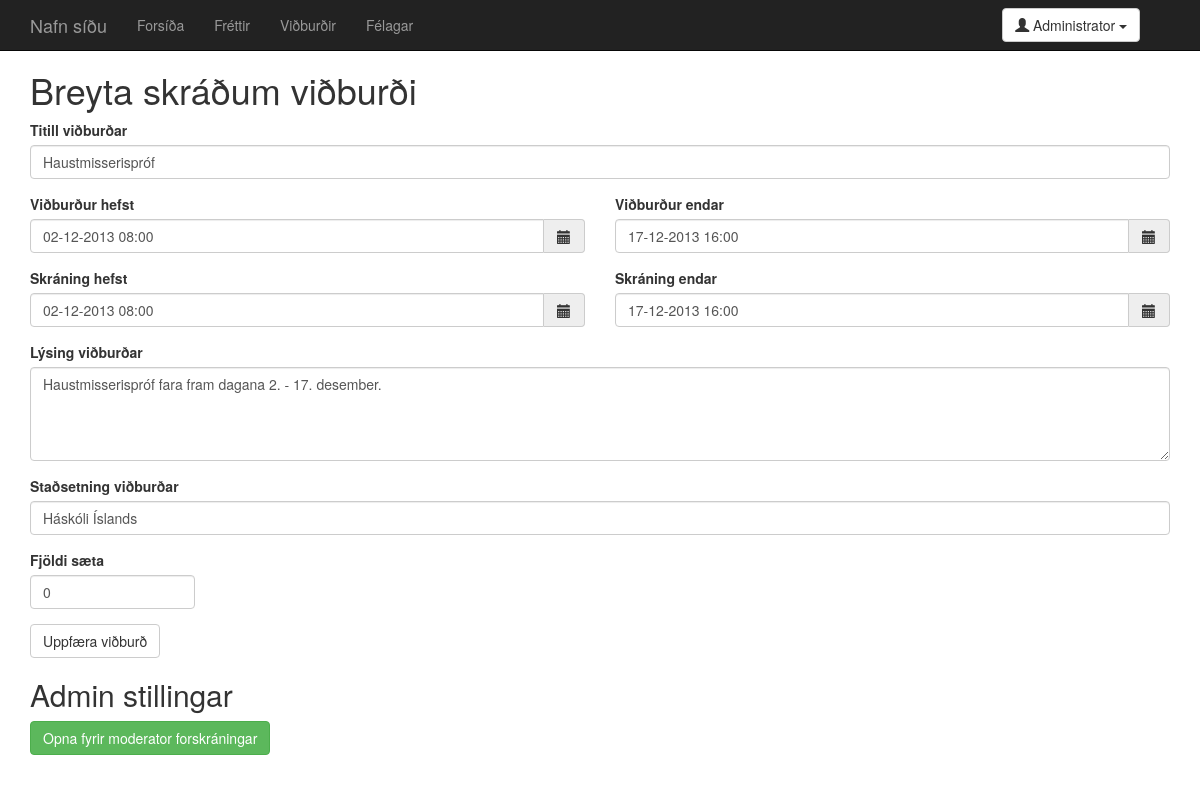
Page /event.change.php?id=1 (signed in) on the earlier database version.
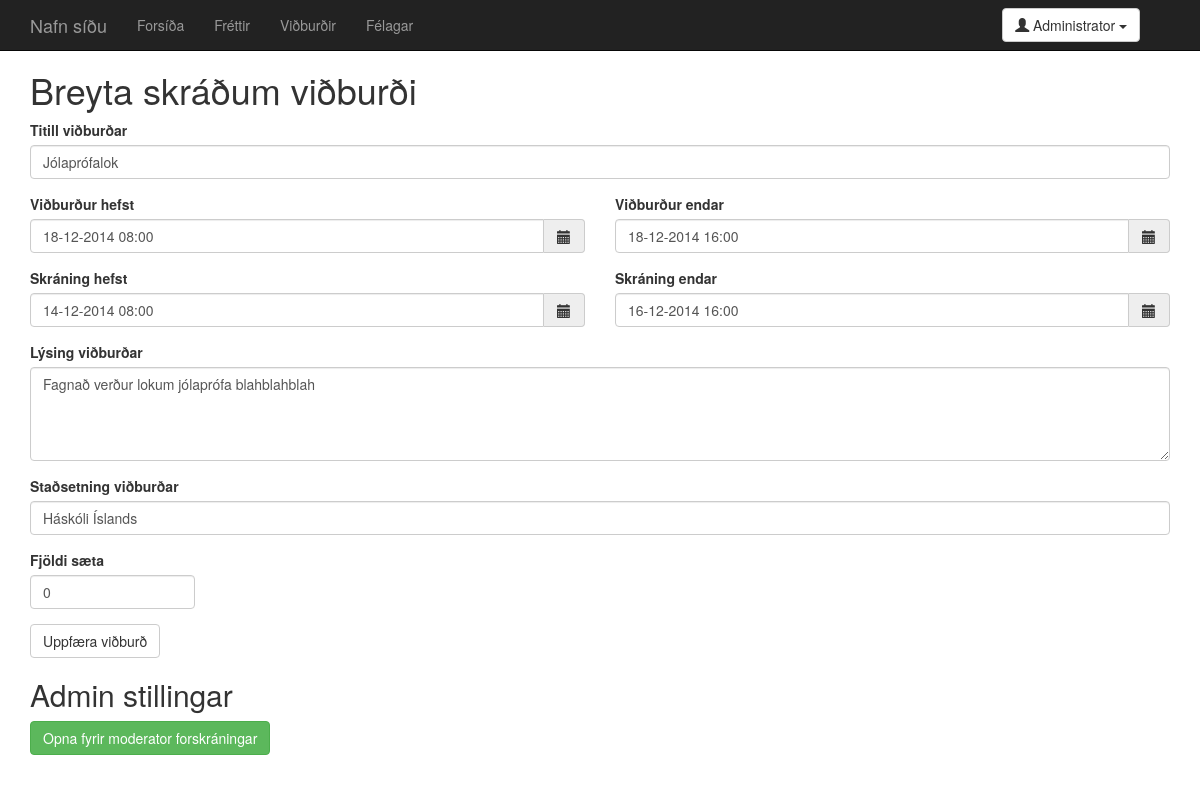
Same page on the later database version.
### tables this page shows
CREATE TABLE 'users' (
  'user_id' integer NOT NULL,
  'name' text,
  'post' text NOT NULL UNIQUE,
  'pass' text,
  'privileges' integer,
  'phone_nr' text,
  PRIMARY KEY ('user_id')
);

CREATE TABLE 'events' (
  'event_id' integer NOT NULL,
  'title' text,
  'start' integer,
  'end' integer,
  'registration_start' integer,
  'registration_end' integer,
  'description' text,
  'location' text,
  'seats' integer,
  'date_created' integer,
  'date_edited' integer,
  'creator' integer,
  'last_editor' integer,
  'open_mod_registration' integer,
  PRIMARY KEY ('event_id')
);

### php/config.php (called while the page is built, shortened)
<?php
$website_name = "Nafn síðu";
?>

### php/session_setup.php (called while the page is built, shortened)
<?php
if (isset($_SESSION["loggedin_user"])) {
  $session_user = $_SESSION["loggedin_user"];
  $query = $db->prepare("SELECT name,post,pass,privileges,user_id FROM users WHERE post=:post;");
  $query->execute(array('post' => $session_user));
  $result = $query->fetchAll();
  if (!empty($result)) {
    $result = $result[0];
    $user_name = $result["name"];
  }
  else {
    define("USER_LOGGEDIN", FALSE);
  }
}
else {
  define("USER_LOGGEDIN", FALSE);
}
?>

### php/head.php (called while the page is built, shortened)
<?php
require_once "php/config.php";
require_once "php/db_login.php";
require_once "php/utils.php";
require_once "php/session_setup.php";
?>

### php/utils.php (called while the page is built, shortened)
<?php
function intGET($name) {
  if (filter_has_var(INPUT_GET, $name) !== False && filter_input(INPUT_GET, $name, FILTER_VALIDATE_INT) !== False) {
    return filter_input(INPUT_GET, $name, FILTER_SANITIZE_NUMBER_INT);
  }
  return 0;
}
?>

### event.change.php (the view, shortened to what this page needs)
<?php
require_once "php/head.php";
$event_id = intGET("id");
$query = $db->prepare("SELECT title,start,end,registration_start,registration_end,description,location,seats,open_mod_registration FROM events WHERE event_id = :event_id;");
$query->execute(array('event_id' => $event_id));
$event_result = $query->fetchAll();
$row_data = $event_result[0];
$title = $row_data["title"];
$start = intval($row_data["start"]);
$start_string = date("d-m-Y H:i",$start);
$end = intval($row_data["end"]);
$end_string = date("d-m-Y H:i",$end);
$registration_start = intval($row_data["registration_start"]);
$registration_start_string = date("d-m-Y H:i",$registration_start);
$registration_end = intval($row_data["registration_end"]);
$registration_end_string = date("d-m-Y H:i",$registration_end);
$description = $row_data["description"];
$location = $row_data["location"];
$seats = intval($row_data["seats"]);
$open_mod_registration = intval($row_data["open_mod_registration"]);
if ($open_mod_registration != 1) $open_mod_registration = 0;
$eventTitle       = $title;
$eventStarting    = $start_string;
$eventEnding      = $end_string;
$registerStarting = $registration_start_string;
$registerEnding   = $registration_end_string;
$eventDescription = $description;
$eventLocation    = $location;
$eventSeats       = $seats;
?>
<!DOCTYPE html>
<html lang="is">
  <head>
    <link href="dist/css/bootstrap.min.css" rel="stylesheet">
    <link href="dist/css/bootstrap-datetimepicker.min.css" rel="stylesheet">
    <link href="css/main.css" rel="stylesheet">
  </head>
  <body>
<?php
require_once "parts/navbar.php";
?>
    <div class="container">
      <h1>Breyta skráðum viðburði</h1>
      <form role="form" method="post" action="event.change.php?id=<?php echo $event_id; ?>">
        <div class="form-group">
          <label for="eventTitle">Titill viðburðar</label>
          <input class="form-control" id="eventTitle" name="eventTitle" placeholder="Titill" value="<?php echo $eventTitle; ?>">
        </div>
        <div class="row">
          <div class="form-group col-md-6">
            <label for="eventStarting">Viðburður hefst</label>
            <div class='input-group date' id='datetimepicker1'>
              <input id="eventStarting" name="eventStarting" type='text' class="form-control" data-format="dd-MM-yyyy" placeholder="dd-mm-áááá kk:mm" value="<?php echo $eventStarting; ?>" />
              <span class="input-group-addon"><span class="glyphicon glyphicon-calendar"></span>
              </span>
            </div>
          </div>
          <div class="form-group col-md-6">
            <label for="eventEnding">Viðburður endar</label>
            <div class='input-group date' id='datetimepicker2'>
              <input id="eventEnding" name="eventEnding" type='text' class="form-control" data-format="dd-MM-yyyy" placeholder="dd-mm-áááá kk:mm" value="<?php echo $eventEnding; ?>" />
              <span class="input-group-addon"><span class="glyphicon glyphicon-calendar"></span>
              </span>
            </div>
          </div>
        </div>
        <div class="row">
          <div class="form-group col-md-6">
            <label for="registerStarting">Skráning hefst</label>
            <div class='input-group date' id='datetimepicker3'>
              <input id="registerStarting" name="registerStarting" type='text' class="form-control" data-format="dd-MM-yyyy" placeholder="dd-mm-áááá kk:mm" value="<?php echo $registerStarting; ?>" />
              <span class="input-group-addon"><span class="glyphicon glyphicon-calendar"></span>
              </span>
            </div>
          </div>
          <div class="form-group col-md-6">
            <label for="registerEnding">Skráning endar</label>
            <div class='input-group date' id='datetimepicker4'>
              <input id="registerEnding" name="registerEnding" type='text' class="form-control" data-format="dd-MM-yyyy" placeholder="dd-mm-áááá kk:mm" value="<?php echo $registerEnding; ?>" />
              <span class="input-group-addon"><span class="glyphicon glyphicon-calendar"></span>
              </span>
            </div>
          </div>
        </div>
        <div class="form-group">
          <label for="eventDescription">Lýsing viðburðar</label>
          <textarea id="eventDescription" name="eventDescription" class="form-control" rows="4" placeholder="Lýsing ..."><?php echo $eventDescription; ?></textarea>
        </div>
        <div class="form-group">
          <label for="eventLocation">Staðsetning viðburðar</label>
          <input class="form-control" id="eventLocation" name="eventLocation" placeholder="Staðsetning" value="<?php echo $eventLocation; ?>">
        </div>
        <div class="row">
          <div class="form-group col-md-2">
            <label for="eventSeats">Fjöldi sæta</label>
            <input class="form-control" id="eventSeats" name="eventSeats" placeholder="Fjöldi" value="<?php echo $eventSeats; ?>">
          </div>
        </div>
        <button type="submit" class="btn btn-default">Uppfæra viðburð</button>
      </form>
<?php
if (USER_PRIVILEGES == 2) {
  if ($open_mod_registration) {
    echo <<<_END
      <div class="form-group">
        <h2>Admin stillingar</h2>
        <form role="form" method="post" action="event.change.php?id=$event_id">
          <input type="hidden" name="open_mod_registration" value=0 />
          <button type="submit" class="btn btn-warning">Loka fyrir moderator forskráningar</button>
        </form>
      </div>
_END;
  }
  else {
  echo <<<_END
      <div class="form-group">
        <h2>Admin stillingar</h2>
        <form role="form" method="post" action="event.change.php?id=$event_id">
          <input type="hidden" name="open_mod_registration" value=1 />
          <button type="submit" class="btn btn-success">Opna fyrir moderator forskráningar</button>
        </form>
      </div>
_END;
  }
}
?>
    </div>
  </body>
</html>

### parts/navbar.php (shortened to what this page needs)
<?php
if (!isset($index_active)) {
  $index_active = "";
}
if (!isset($news_active)) {
  $news_active = "";
}
if (!isset($events_active)) {
  $events_active = "";
}
if (!isset($users_active)) {
  $users_active = "";
}
echo <<<_END
        <div class="navbar navbar-inverse navbar-fixed-top">
          <div class="container">
            <div class="navbar-header">
              <button type="button" class="navbar-toggle" data-toggle="collapse" data-target=".navbar-collapse">
                <span class="icon-bar"></span>
                <span class="icon-bar"></span>
                <span class="icon-bar"></span>
              </button>
              <a class="navbar-brand" href="index.php">$website_name</a>
            </div>
            <div class="collapse navbar-collapse">
              <ul class="nav navbar-nav">
                <li$index_active><a href="index.php">Forsíða</a></li>
                <li$news_active><a href="news.php">Fréttir</a></li>
                <li$events_active><a href="events.php">Viðburðir</a></li>
                <li$users_active><a href="users.php">Félagar</a></li>
              </ul>
_END;
if (USER_LOGGEDIN) {
  echo <<<_END
              <div class="navbar-form navbar-right">
                <div class="btn-group">
                  <button type="button" class="btn btn-default dropdown-toggle" data-toggle="dropdown">
                    <span class="glyphicon glyphicon-user"></span> $user_name <span class="caret"></span>
                  </button>
                  <ul class="dropdown-menu" role="menu">
                    <li><a href="mysite.php">Síðan mín</a></li>
_END;
  echo <<<_END
                    <li class="divider"></li>
                    <li><a href="logout.php">Útskrá</a></li>
                  </ul>
                </div>
              </div>
_END;
}
echo <<<_END
            </div>
          </div>
        </div>
_END;
?>

### css/main.css (style rules this page uses)
body { padding-top: 50px; }

Differences in the rows shown:
changed events "Háskóli Íslands": eventTitle "Haustmisserispróf" → "Jólaprófalok"; eventStarting "02-12-2013 08:00" → "18-12-2014 08:00"; eventEnding "17-12-2013 16:00" → "18-12-2014 16:00"; registerStarting "02-12-2013 08:00" → "14-12-2014 08:00"; registerEnding "17-12-2013 16:00" → "16-12-2014 16:00"; eventDescription "Haustmisserispróf fara fram dagana 2. - 17. desember." → "Fagnað verður lokum jólaprófa blahblahblah"
